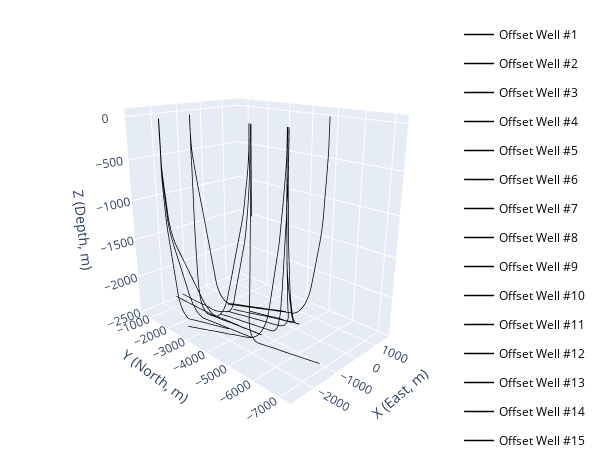

Source (notebook cell):
### Markdown cell above
Visualize the existing wells

### Code cell
fig=None
for well in range(len(input_data["SURVEY"])):
    fig=PlotSurvey(input_data["SURVEY"][well], fig, show=0)
     
fig.show()

### Figure 1 — Plotly figure (JSON) as saved in the notebook; plotly's stock layout.template omitted (floating-point values rounded to 4 significant figures; data arrays with more than 128 entries replaced by an {"elided": "..."} marker saying what was removed)
{"data": [{"customdata": {"elided": "184x4 float values"}, "hovertemplate": "Offset Well #1<br>East: %{x:.2f}<br>North: %{y:.2f}<br>Depth: %{z:.2f}<extra>MD: %{customdata[0]:.2f}<br>Inclination: %{customdata[1]:.2f}°<br>Azimuth: %{customdata[2]:.2f}°<br>DLS: %{customdata[3]:.2f}°/30m </extra>", "legendgroup": "Offset Well #1", "line": {"color": "black", "dash": "solid", "width": 1.5}, "mode": "lines", "name": "Offset Well #1", "showlegend": true, "type": "scatter3d", "x": {"elided": "184 float values"}, "y": {"elided": "184 float values"}, "z": {"elided": "184 float values"}}, {"customdata": {"elided": "178x4 float values"}, "hovertemplate": "Offset Well #2<br>East: %{x:.2f}<br>North: %{y:.2f}<br>Depth: %{z:.2f}<extra>MD: %{customdata[0]:.2f}<br>Inclination: %{customdata[1]:.2f}°<br>Azimuth: %{customdata[2]:.2f}°<br>DLS: %{customdata[3]:.2f}°/30m </extra>", "legendgroup": "Offset Well #2", "line": {"color": "black", "dash": "solid", "width": 1.5}, "mode": "lines", "name": "Offset Well #2", "showlegend": true, "type": "scatter3d", "x": {"elided": "178 float values"}, "y": {"elided": "178 float values"}, "z": {"elided": "178 float values"}}, {"customdata": {"elided": "168x4 float values"}, "hovertemplate": "Offset Well #3<br>East: %{x:.2f}<br>North: %{y:.2f}<br>Depth: %{z:.2f}<extra>MD: %{customdata[0]:.2f}<br>Inclination: %{customdata[1]:.2f}°<br>Azimuth: %{customdata[2]:.2f}°<br>DLS: %{customdata[3]:.2f}°/30m </extra>", "legendgroup": "Offset Well #3", "line": {"color": "black", "dash": "solid", "width": 1.5}, "mode": "lines", "name": "Offset Well #3", "showlegend": true, "type": "scatter3d", "x": {"elided": "168 float values"}, "y": {"elided": "168 float values"}, "z": {"elided": "168 float values"}}, {"customdata": {"elided": "186x4 float values"}, "hovertemplate": "Offset Well #4<br>East: %{x:.2f}<br>North: %{y:.2f}<br>Depth: %{z:.2f}<extra>MD: %{customdata[0]:.2f}<br>Inclination: %{customdata[1]:.2f}°<br>Azimuth: %{customdata[2]:.2f}°<br>DLS: %{customdata[3]:.2f}°/30m </extra>", "legendgroup": "Offset Well #4", "line": {"color": "black", "dash": "solid", "width": 1.5}, "mode": "lines", "name": "Offset Well #4", "showlegend": true, "type": "scatter3d", "x": {"elided": "186 float values"}, "y": {"elided": "186 float values"}, "z": {"elided": "186 float values"}}, {"customdata": {"elided": "438x4 float values"}, "hovertemplate": "Offset Well #5<br>East: %{x:.2f}<br>North: %{y:.2f}<br>Depth: %{z:.2f}<extra>MD: %{customdata[0]:.2f}<br>Inclination: %{customdata[1]:.2f}°<br>Azimuth: %{customdata[2]:.2f}°<br>DLS: %{customdata[3]:.2f}°/30m </extra>", "legendgroup": "Offset Well #5", "line": {"color": "black", "dash": "solid", "width": 1.5}, "mode": "lines", "name": "Offset Well #5", "showlegend": true, "type": "scatter3d", "x": {"elided": "438 float values"}, "y": {"elided": "438 float values"}, "z": {"elided": "438 float values"}}, {"customdata": {"elided": "482x4 float values"}, "hovertemplate": "Offset Well #6<br>East: %{x:.2f}<br>North: %{y:.2f}<br>Depth: %{z:.2f}<extra>MD: %{customdata[0]:.2f}<br>Inclination: %{customdata[1]:.2f}°<br>Azimuth: %{customdata[2]:.2f}°<br>DLS: %{customdata[3]:.2f}°/30m </extra>", "legendgroup": "Offset Well #6", "line": {"color": "black", "dash": "solid", "width": 1.5}, "mode": "lines", "name": "Offset Well #6", "showlegend": true, "type": "scatter3d", "x": {"elided": "482 float values"}, "y": {"elided": "482 float values"}, "z": {"elided": "482 float values"}}, {"customdata": {"elided": "580x4 float values"}, "hovertemplate": "Offset Well #7<br>East: %{x:.2f}<br>North: %{y:.2f}<br>Depth: %{z:.2f}<extra>MD: %{customdata[0]:.2f}<br>Inclination: %{customdata[1]:.2f}°<br>Azimuth: %{customdata[2]:.2f}°<br>DLS: %{customdata[3]:.2f}°/30m </extra>", "legendgroup": "Offset Well #7", "line": {"color": "black", "dash": "solid", "width": 1.5}, "mode": "lines", "name": "Offset Well #7", "showlegend": true, "type": "scatter3d", "x": {"elided": "580 float values"}, "y": {"elided": "580 float values"}, "z": {"elided": "580 float values"}}, {"customdata": {"elided": "495x4 float values"}, "hovertemplate": "Offset Well #8<br>East: %{x:.2f}<br>North: %{y:.2f}<br>Depth: %{z:.2f}<extra>MD: %{customdata[0]:.2f}<br>Inclination: %{customdata[1]:.2f}°<br>Azimuth: %{customdata[2]:.2f}°<br>DLS: %{customdata[3]:.2f}°/30m </extra>", "legendgroup": "Offset Well #8", "line": {"color": "black", "dash": "solid", "width": 1.5}, "mode": "lines", "name": "Offset Well #8", "showlegend": true, "type": "scatter3d", "x": {"elided": "495 float values"}, "y": {"elided": "495 float values"}, "z": {"elided": "495 float values"}}, {"customdata": {"elided": "487x4 float values"}, "hovertemplate": "Offset Well #9<br>East: %{x:.2f}<br>North: %{y:.2f}<br>Depth: %{z:.2f}<extra>MD: %{customdata[0]:.2f}<br>Inclination: %{customdata[1]:.2f}°<br>Azimuth: %{customdata[2]:.2f}°<br>DLS: %{customdata[3]:.2f}°/30m </extra>", "legendgroup": "Offset Well #9", "line": {"color": "black", "dash": "solid", "width": 1.5}, "mode": "lines", "name": "Offset Well #9", "showlegend": true, "type": "scatter3d", "x": {"elided": "487 float values"}, "y": {"elided": "487 float values"}, "z": {"elided": "487 float values"}}, {"customdata": [[0.0, 0.0, 0.0, 0.0], [1000.0, 0.0, 0.0, 0.0]], "hovertemplate": "Offset Well #10<br>East: %{x:.2f}<br>North: %{y:.2f}<br>Depth: %{z:.2f}<extra>MD: %{customdata[0]:.2f}<br>Inclination: %{customdata[1]:.2f}°<br>Azimuth: %{customdata[2]:.2f}°<br>DLS: %{customdata[3]:.2f}°/30m </extra>", "legendgroup": "Offset Well #10", "line": {"color": "black", "dash": "solid", "width": 1.5}, "mode": "lines", "name": "Offset Well #10", "showlegend": true, "type": "scatter3d", "x": [-1401.0, -1401.0], "y": [-4396.0, -4396.0], "z": [7.19, -992.8]}, {"customdata": {"elided": "473x4 float values"}, "hovertemplate": "Offset Well #11<br>East: %{x:.2f}<br>North: %{y:.2f}<br>Depth: %{z:.2f}<extra>MD: %{customdata[0]:.2f}<br>Inclination: %{customdata[1]:.2f}°<br>Azimuth: %{customdata[2]:.2f}°<br>DLS: %{customdata[3]:.2f}°/30m </extra>", "legendgroup": "Offset Well #11", "line": {"color": "black", "dash": "solid", "width": 1.5}, "mode": "lines", "name": "Offset Well #11", "showlegend": true, "type": "scatter3d", "x": {"elided": "473 float values"}, "y": {"elided": "473 float values"}, "z": {"elided": "473 float values"}}, {"customdata": {"elided": "510x4 float values"}, "hovertemplate": "Offset Well #12<br>East: %{x:.2f}<br>North: %{y:.2f}<br>Depth: %{z:.2f}<extra>MD: %{customdata[0]:.2f}<br>Inclination: %{customdata[1]:.2f}°<br>Azimuth: %{customdata[2]:.2f}°<br>DLS: %{customdata[3]:.2f}°/30m </extra>", "legendgroup": "Offset Well #12", "line": {"color": "black", "dash": "solid", "width": 1.5}, "mode": "lines", "name": "Offset Well #12", "showlegend": true, "type": "scatter3d", "x": {"elided": "510 float values"}, "y": {"elided": "510 float values"}, "z": {"elided": "510 float values"}}, {"customdata": {"elided": "470x4 float values"}, "hovertemplate": "Offset Well #13<br>East: %{x:.2f}<br>North: %{y:.2f}<br>Depth: %{z:.2f}<extra>MD: %{customdata[0]:.2f}<br>Inclination: %{customdata[1]:.2f}°<br>Azimuth: %{customdata[2]:.2f}°<br>DLS: %{customdata[3]:.2f}°/30m </extra>", "legendgroup": "Offset Well #13", "line": {"color": "black", "dash": "solid", "width": 1.5}, "mode": "lines", "name": "Offset Well #13", "showlegend": true, "type": "scatter3d", "x": {"elided": "470 float values"}, "y": {"elided": "470 float values"}, "z": {"elided": "470 float values"}}, {"customdata": {"elided": "420x4 float values"}, "hovertemplate": "Offset Well #14<br>East: %{x:.2f}<br>North: %{y:.2f}<br>Depth: %{z:.2f}<extra>MD: %{customdata[0]:.2f}<br>Inclination: %{customdata[1]:.2f}°<br>Azimuth: %{customdata[2]:.2f}°<br>DLS: %{customdata[3]:.2f}°/30m </extra>", "legendgroup": "Offset Well #14", "line": {"color": "black", "dash": "solid", "width": 1.5}, "mode": "lines", "name": "Offset Well #14", "showlegend": true, "type": "scatter3d", "x": {"elided": "420 float values"}, "y": {"elided": "420 float values"}, "z": {"elided": "420 float values"}}, {"customdata": {"elided": "506x4 float values"}, "hovertemplate": "Offset Well #15<br>East: %{x:.2f}<br>North: %{y:.2f}<br>Depth: %{z:.2f}<extra>MD: %{customdata[0]:.2f}<br>Inclination: %{customdata[1]:.2f}°<br>Azimuth: %{customdata[2]:.2f}°<br>DLS: %{customdata[3]:.2f}°/30m </extra>", "legendgroup": "Offset Well #15", "line": {"color": "black", "dash": "solid", "width": 1.5}, "mode": "lines", "name": "Offset Well #15", "showlegend": true, "type": "scatter3d", "x": {"elided": "506 float values"}, "y": {"elided": "506 float values"}, "z": {"elided": "506 float values"}}], "layout": {"height": 450, "legend": {"bgcolor": "rgba(255,255,255,0.1)", "font": {"color": "black", "size": 12}, "orientation": "v", "x": 0.9, "xanchor": "left", "y": 0.9, "yanchor": "top"}, "margin": {"b": 10, "l": 10, "r": 10, "t": 10}, "scene": {"aspectmode": "manual", "aspectratio": {"x": 0.6748, "y": 1, "z": 1}, "camera": {"eye": {"x": -1.556, "y": -1.556, "z": 0.7524}}, "xaxis": {"range": [-2936.0, 1753.0], "title": {"text": "X (East, m)"}}, "yaxis": {"range": [-7394.0, -444.5], "title": {"text": "Y (North, m)"}}, "zaxis": {"title": {"text": "Z (Depth, m)"}}}, "width": 600}}
